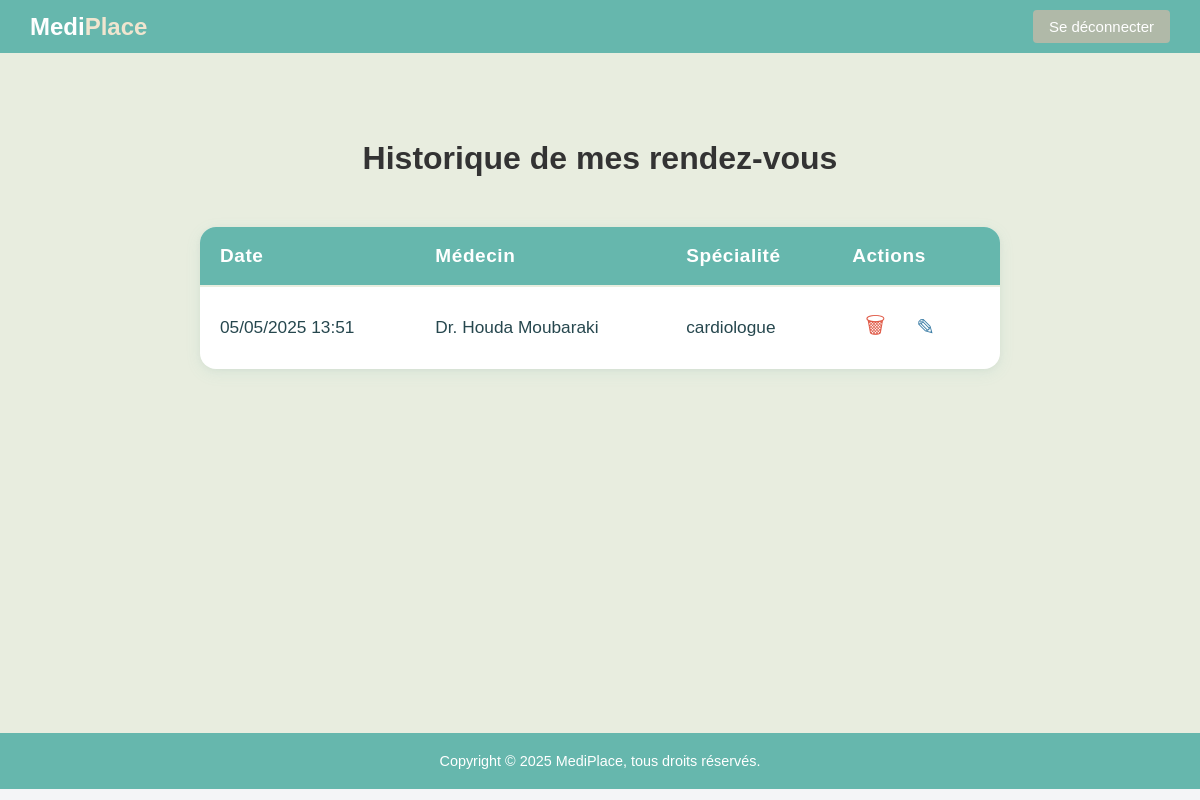
The app's page /voirhistopat/ (signed in), older data.
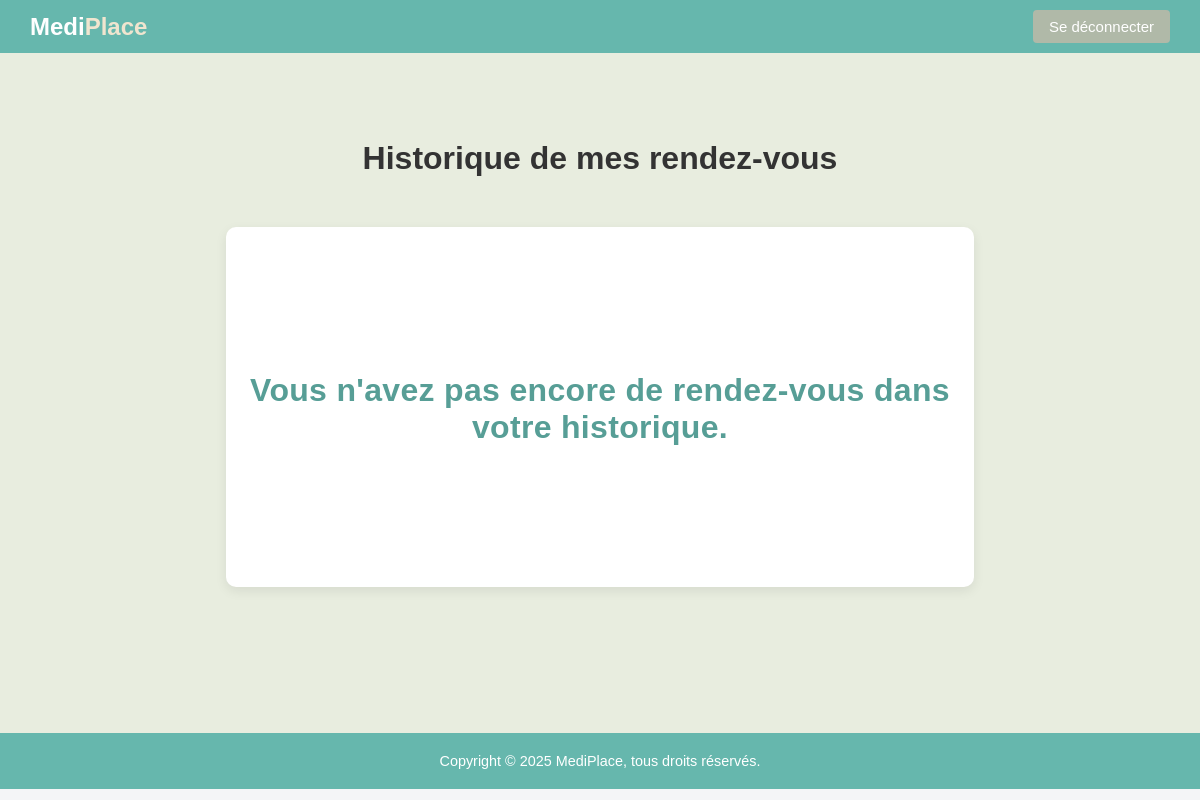
The same page, newer data.
### cabinet/models.py (models this page shows, shortened)
class RendezVous(models.Model):
    patient = models.ForeignKey(Patient, on_delete=models.CASCADE)
    medecin = models.ForeignKey(Medecin, on_delete=models.CASCADE)
    date = models.DateTimeField()
    motif = models.TextField()

class Medecin(models.Model):
    nom = models.CharField(max_length=50)
    prenom = models.CharField(max_length=50)
    email = models.EmailField(unique=True)
    mot_de_passe = models.CharField(max_length=128)
    specialite = models.CharField(max_length=50)
    numero_telephone = models.CharField(max_length=15)
    ville = models.CharField(max_length=50)

### cabinet/views.py (the view)
# urls.py: path("voirhistopat/", views.consulterhistoriquepat, name="voirhistopat"),
def consulterhistoriquepat(request):
    emailp = request.session.get('user_email')
    if not emailp:
        return redirect('login')
    try:
        patient = Patient.objects.get(email=emailp)
        rdvs = RendezVous.objects.filter(patient=patient).order_by('-date')
    except Patient.DoesNotExist:
        rdvs = []
    return render(request, 'cabinet/voirhistopat.html', {'rdvs': rdvs})

### cabinet/templates/cabinet/voirhistopat.html (shortened to what this page needs)
<!DOCTYPE html>
<html lang="fr">
<head>
    {% load static %}
    <link rel="stylesheet" href="{% static 'cabinet/css/main_pat.css' %}"/>
</head>
<body>
    <header>
        <div class="left-section">
            <div class="logo">
                <span class="medi">Medi</span><span class="place">Place</span>
            </div>
        </div>
        <div class="buttons">
            <a class="signup-btn" href="{% url 'landing' %}">Se déconnecter</a>
        </div>
    </header>
    <section class="services-section">
        <h2 class="services-title">Historique de mes rendez-vous</h2>
        {% if rdvs %}
        <div class="table-responsive">
            <table class="modern-table">
                <thead>
                    <tr>
                        <th>Date</th>
                        <th>Médecin</th>
                        <th>Spécialité</th>
                        <th>Actions</th>
                    </tr>
                </thead>
                <tbody>
                    {% for rdv in rdvs %}
                    <tr>
                        <td>{{ rdv.date|date:"d/m/Y H:i" }}</td>
                        <td>Dr. {{ rdv.medecin.nom }} {{ rdv.medecin.prenom }}</td>
                        <td>{{ rdv.medecin.specialite }}</td>
                        <td>
                            <a href="{% url 'annuler_rdv' rdv.id %}" class="action-btn delete-btn" title="Annuler" onclick="return confirm('Êtes-vous sûr de vouloir annuler ce rendez-vous ?');">
                                <span>&#128465;</span>
                            </a>
                            <a href="{% url 'modifier_rdv' rdv.id %}" class="action-btn edit-btn" title="Modifier">
                                <span>&#9998;</span>
                            </a>
                        </td>
                    </tr>
                    {% endfor %}
                </tbody>
            </table>
        </div>
        {% else %}
            <div class="empty-history-msg">
                Vous n'avez pas encore de rendez-vous dans votre historique.
            </div>
        {% endif %}
    </section>
    <footer>
        <p>Copyright © 2025 MediPlace, tous droits réservés.</p>
    </footer>
</body>
</html>

### cabinet/static/cabinet/css/main_pat.css (style rules this page uses)
body { font-family: 'Poppins', sans-serif; background-color: #f4f5f7; margin: 0; padding: 0; }
header { display: flex; justify-content: space-between; align-items: center; padding: 10px 30px; background-color: #66B7AD; box-shadow: 0 2px 4px rgba(0, 0, 0, 0.1); }
.left-section { display: flex; align-items: center; gap: 40px; }
.logo { font-size: 24px; font-weight: bold; }
.logo .medi { color: white; }
.logo .place { color: #F0E5CF; }
.buttons { display: flex; gap: 15px; }
.buttons a { padding: 8px 16px; font-size: 15px; border: none; border-radius: 4px; cursor: pointer; transition: background-color 0.3s; text-decoration: wavy; }
.signup-btn { background-color: #B0B9A8; color: white; }
.services-section { background-color: #E8EDDF; padding: 60px 40px; min-height: 70vh; }
.services-title { text-align: center; font-size: 32px; font-weight: 600; margin-bottom: 50px; color: #333; }
footer { position: relative; width: 100%; background-color: #66B7AD; padding: 20px 0; margin: 0; }
footer p { color: white; text-align: center; margin: 0 auto; font-size: 0.9em; max-width: 1200px; }
.empty-history-msg { display: flex; justify-content: center; align-items: center; min-height: 120px; font-size: 1.25rem; color: #4a7c74; font-weight: 500; background: #fff; border-radius: 14px; margin: 40px auto 60px auto; max-width: 520px; box-shadow: 0 4px 16px rgba(102,183,173,0.10), 0 1.5px 6px rgba(0,0,0,0.04); padding: 32px 24px 28px 24px; text-align: center; letter-spacing: 0.01em; }

### cabinet/templates/cabinet/voirhistopat.html (style rules this page uses)
.empty-history-msg { display: flex; justify-content: center; align-items: center; min-height: 300px; font-size: 2rem; color: #579E96; font-weight: 600; background: #fff; border-radius: 10px; margin: 40px auto; max-width: 700px; box-shadow: 0 4px 12px rgba(0,0,0,0.08); }
.services-section { min-height: 70vh; }

Row changes from the older to the newer data that the page shows:
removed RendezVous: date "05/05/2025 13:51", medecin.nom "Houda", medecin.prenom "Moubaraki", medecin.specialite "cardiologue"
Text that changed along with them:
text no longer shown: "Date Médecin Spécialité Actions"
text now shown: "Vous n'avez pas encore de rendez-vous dans votre historique."
